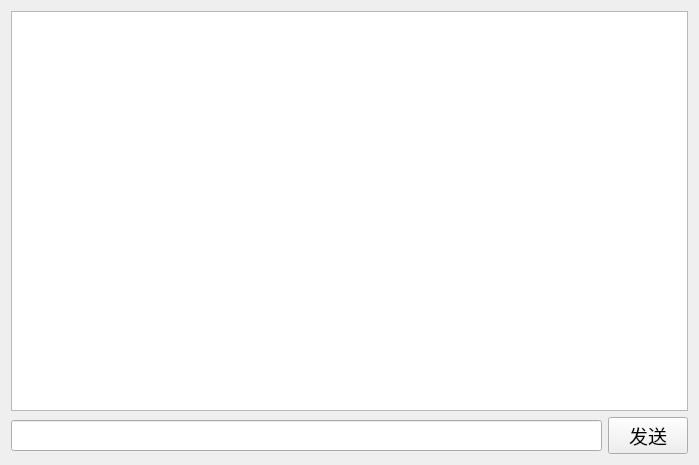
<?xml version="1.0" encoding="UTF-8"?>
<ui version="4.0">
 <class>Chat</class>
 <widget class="QWidget" name="Chat">
  <property name="geometry">
   <rect>
    <x>0</x>
    <y>0</y>
    <width>699</width>
    <height>465</height>
   </rect>
  </property>
  <property name="windowTitle">
   <string>聊天</string>
  </property>
  <property name="windowIcon">
   <iconset>
    <normaloff>C:/Users/lsb17/Pictures/Screenshots/OIP-C.webp</normaloff>C:/Users/lsb17/Pictures/Screenshots/OIP-C.webp</iconset>
  </property>
  <layout class="QVBoxLayout" name="verticalLayout">
   <item>
    <widget class="QTextEdit" name="show_TE">
     <property name="readOnly">
      <bool>true</bool>
     </property>
    </widget>
   </item>
   <item>
    <layout class="QHBoxLayout" name="horizontalLayout">
     <item>
      <widget class="QLineEdit" name="input_LE">
       <property name="font">
        <font>
         <family>Agency FB</family>
         <pointsize>12</pointsize>
        </font>
       </property>
      </widget>
     </item>
     <item>
      <widget class="QPushButton" name="send_PB">
       <property name="font">
        <font>
         <family>Agency FB</family>
         <pointsize>14</pointsize>
        </font>
       </property>
       <property name="text">
        <string>发送</string>
       </property>
      </widget>
     </item>
    </layout>
   </item>
  </layout>
 </widget>
 <resources/>
 <connections/>
</ui>
